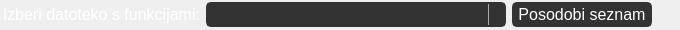
                                  <widget class="QFrame" name="frame_16">
                                   <property name="minimumSize">
                                    <size>
                                     <width>680</width>
                                     <height>25</height>
                                    </size>
                                   </property>
                                   <property name="maximumSize">
                                    <size>
                                     <width>16777215</width>
                                     <height>30</height>
                                    </size>
                                   </property>
                                   <property name="frameShape">
                                    <enum>QFrame::NoFrame</enum>
                                   </property>
                                   <property name="frameShadow">
                                    <enum>QFrame::Plain</enum>
                                   </property>
                                   <property name="lineWidth">
                                    <number>0</number>
                                   </property>
                                   <layout class="QHBoxLayout" name="horizontalLayout_50">
                                    <property name="leftMargin">
                                     <number>0</number>
                                    </property>
                                    <property name="topMargin">
                                     <number>0</number>
                                    </property>
                                    <property name="rightMargin">
                                     <number>0</number>
                                    </property>
                                    <property name="bottomMargin">
                                     <number>0</number>
                                    </property>
                                    <item>
                                     <widget class="QLabel" name="lab_sfun_file">
                                      <property name="minimumSize">
                                       <size>
                                        <width>200</width>
                                        <height>20</height>
                                       </size>
                                      </property>
                                      <property name="maximumSize">
                                       <size>
                                        <width>16777215</width>
                                        <height>30</height>
                                       </size>
                                      </property>
                                      <property name="font">
                                       <font>
                                        <family>Segoe UI</family>
                                        <pointsize>16</pointsize>
                                       </font>
                                      </property>
                                      <property name="styleSheet">
                                       <string notr="true">color:rgb(255,255,255);</string>
                                      </property>
                                      <property name="text">
                                       <string>&lt;html&gt;&lt;head/&gt;&lt;body&gt;&lt;p&gt;&lt;span style=&quot; font-size:12pt; color:#ffffff;&quot;&gt;Izberi datoteko s funkcijami:&lt;/span&gt;&lt;/p&gt;&lt;/body&gt;&lt;/html&gt;</string>
                                      </property>
                                      <property name="alignment">
                                       <set>Qt::AlignRight|Qt::AlignTrailing|Qt::AlignVCenter</set>
                                      </property>
                                     </widget>
                                    </item>
                                    <item>
                                     <widget class="QComboBox" name="combo_sfunction">
                                      <property name="minimumSize">
                                       <size>
                                        <width>300</width>
                                        <height>25</height>
                                       </size>
                                      </property>
                                      <property name="maximumSize">
                                       <size>
                                        <width>500</width>
                                        <height>25</height>
                                       </size>
                                      </property>
                                      <property name="font">
                                       <font>
                                        <family>Segoe UI</family>
                                        <pointsize>10</pointsize>
                                       </font>
                                      </property>
                                      <property name="styleSheet">
                                       <string notr="true">QComboBox {
	border: 2px solid rgb(51,51,51);
	border-radius: 5px;	
	color:rgb(255,255,255);
	background-color: rgb(51,51,51);
}

QComboBox:hover {
	border: 2px solid rgb(0,143,170);
	border-radius: 5px;	
	color:rgb(255,255,255);
	background-color: rgb(0,143,170);
}

QComboBox:!editable, QComboBox::drop-down:editable {
	background: rgb(51,51,51);
}

QComboBox:!editable:on, QComboBox::drop-down:editable:on {
    background:rgb(51,51,51);
}

QComboBox:on { /* shift the text when the popup opens */
    padding-top: 3px;
    padding-left: 4px;
}

QComboBox::drop-down {
    subcontrol-origin: padding;
    subcontrol-position: top right;
    width: 15px;

    border-left-width: 1px;
    border-left-color: darkgray;
    border-left-style: solid; /* just a single line */
    border-top-right-radius: 5px; /* same radius as the QComboBox */
    border-bottom-right-radius: 5px;
}

QComboBox::down-arrow {
    image: url(icons/1x/arrow.png);
}

QComboBox::down-arrow:on { /* shift the arrow when popup is open */
    top: 1px;
    left: 1px;
}

QComboBox::drop-down {
    background:rgb(51,51,51);
}

</string>
                                      </property>
                                      <property name="sizeAdjustPolicy">
                                       <enum>QComboBox::AdjustToContents</enum>
                                      </property>
                                      <property name="frame">
                                       <bool>false</bool>
                                      </property>
                                      <property name="modelColumn">
                                       <number>0</number>
                                      </property>
                                     </widget>
                                    </item>
                                    <item>
                                     <widget class="QPushButton" name="bn_update_sfun_files">
                                      <property name="minimumSize">
                                       <size>
                                        <width>140</width>
                                        <height>25</height>
                                       </size>
                                      </property>
                                      <property name="maximumSize">
                                       <size>
                                        <width>140</width>
                                        <height>25</height>
                                       </size>
                                      </property>
                                      <property name="font">
                                       <font>
                                        <family>Segoe UI</family>
                                        <pointsize>12</pointsize>
                                       </font>
                                      </property>
                                      <property name="styleSheet">
                                       <string notr="true">QPushButton {
	border: 2px solid rgb(51,51,51);
	border-radius: 5px;	
	color:rgb(255,255,255);
	background-color: rgb(51,51,51);
}
QPushButton:hover {
	border: 2px solid rgb(0,143,150);
	background-color: rgb(0,143,150);
}
QPushButton:pressed {	
	border: 2px solid rgb(0,143,150);
	background-color: rgb(51,51,51);
}

QPushButton:disabled {	
	border-radius: 5px;	
	border: 2px solid rgb(112,112,112);
	background-color: rgb(112,112,112);
}</string>
                                      </property>
                                      <property name="text">
                                       <string>Posodobi seznam</string>
                                      </property>
                                      <property name="checkable">
                                       <bool>false</bool>
                                      </property>
                                      <property name="flat">
                                       <bool>true</bool>
                                      </property>
                                     </widget>
                                    </item>
                                    <item>
                                     <spacer name="horizontalSpacer_17">
                                      <property name="orientation">
                                       <enum>Qt::Horizontal</enum>
                                      </property>
                                      <property name="sizeHint" stdset="0">
                                       <size>
                                        <width>24</width>
                                        <height>20</height>
                                       </size>
                                      </property>
                                     </spacer>
                                    </item>
                                   </layout>
                                  </widget>
